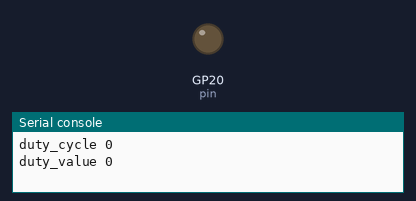
Recording of a program running on a simulated Raspberry Pi Pico running MicroPython. On the bench: output pins drawn as LEDs (lit = HIGH), the last lines printed to the serial console.

Above: at 0.05 s.
At 1.25 s:
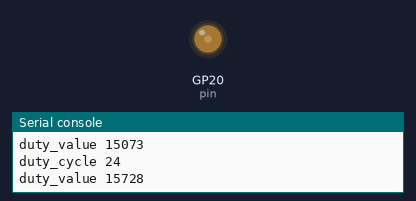
At 2.5 s:
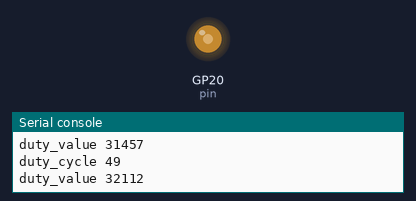
At 5.0 s:
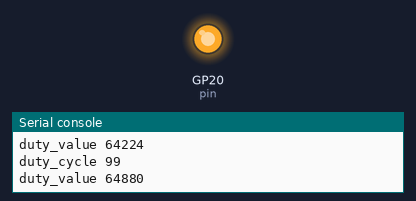
Timing chart, 0 to 6.6 s (numbered marks = the images above):
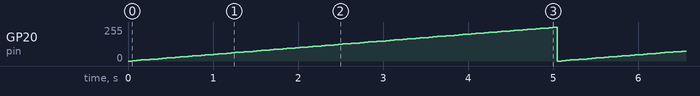

Measured:
- by itself, GP20 (pin): ramps from 0/255 to 252/255 and jumps back, once every 5.0 s

The program:

test-pwm.py
```python
from machine import Pin, ADC, PWM
from time import sleep

#frequency should be 1000~
frequency = 1000
pin = Pin(20)

pwd = PWM(pin,frequency)
# led = Pin(pwd,Pin.OUT)
# led.off()
adc = 2 ** 16-1
while True:
    for duty_cycle in range(0,100):
#         duty_cycle = 10
        adc_value = duty_cycle * adc / 100
        duty_value = int(round(adc_value,0))


        print("duty_cycle",duty_cycle)
        print("duty_value",duty_value)


        #         print("duty",duty)
        pwd.duty_u16(duty_value)
        sleep(0.05)
#         led.on()
# pwd.duty_u16(8000)                       
```
